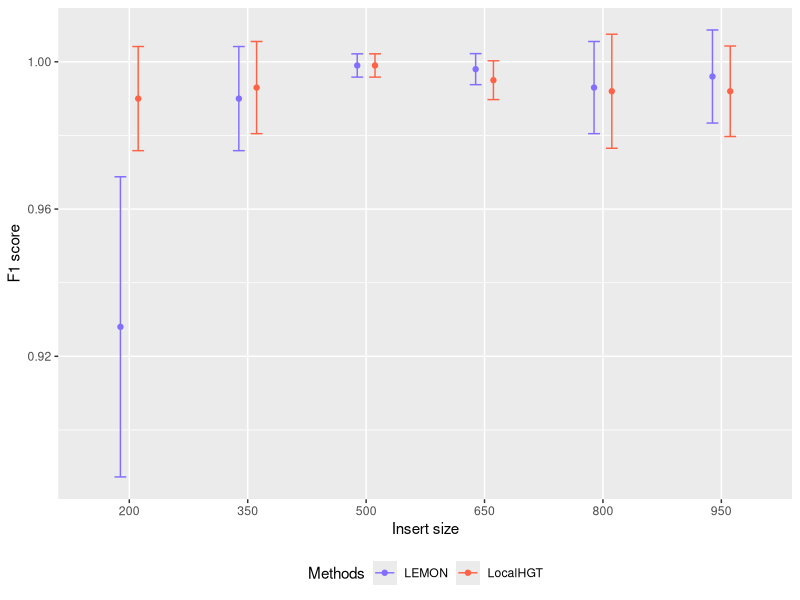

The R source for this figure:
library(ggplot2)
library(dplyr)
# require(gridExtra)
# library(grid)

df <- read.table("For_methods/pure_frag_comparison.csv",sep=',', header=TRUE)
df$frag<-sapply(df$frag, as.factor)
pdf(file="For_methods/frag_size.pdf", width=6, height=4)
# dep

df.summary <- df %>%
  group_by(frag, Methods) %>%
  summarise(
    sd = sd(F1, na.rm = TRUE),
    F1 = mean(F1)
  )
df.summary




ggplot(df.summary, aes(frag, F1)) +
  geom_errorbar(
    aes(ymin = F1-sd, ymax = F1+sd, color = Methods),
    position = position_dodge(0.3), width = 0.2
  )+
  geom_point(aes(color = Methods), position = position_dodge(0.3)) +
  scale_color_manual(values = c("slateblue1" , "tomato"))+
  ylab("F1 score") +theme(legend.position="bottom")+xlab("Insert size")



dev.off()


# head(df)


